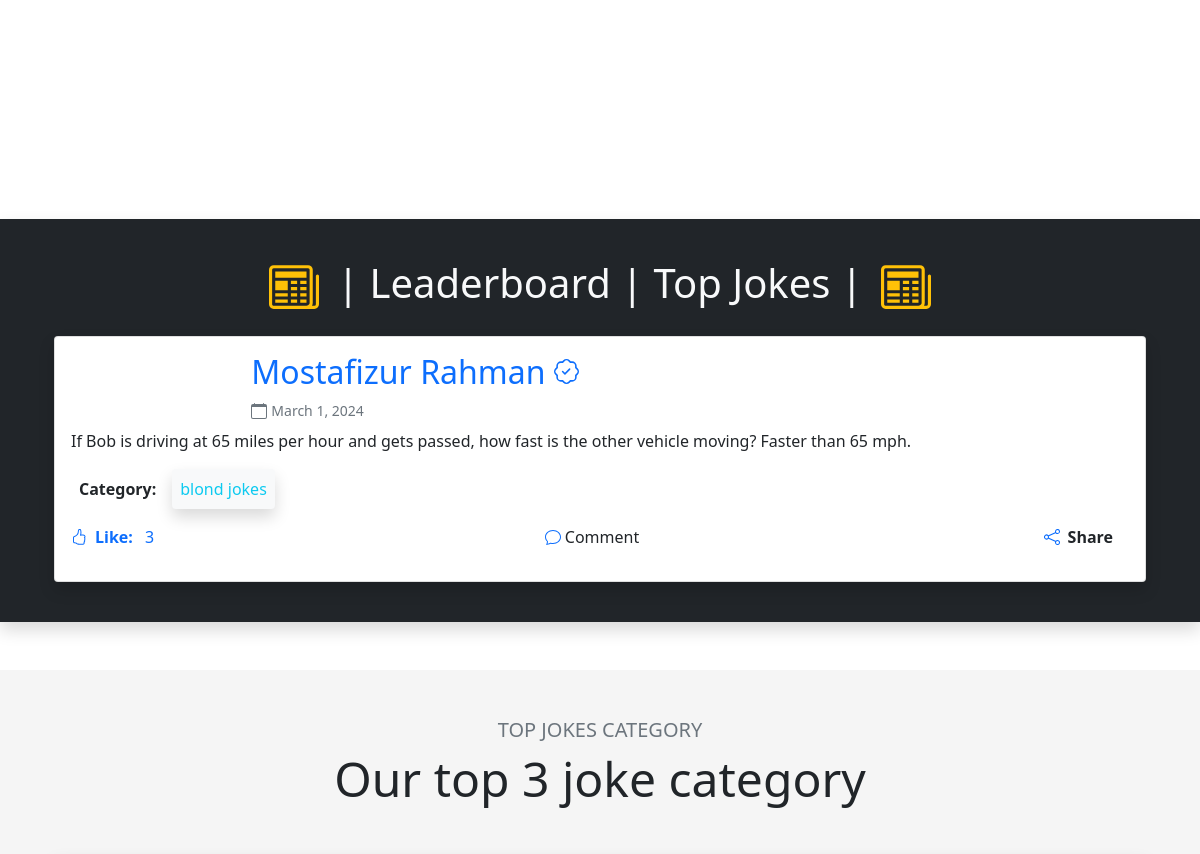
/ (middle part), run on an earlier commit of the app's database.
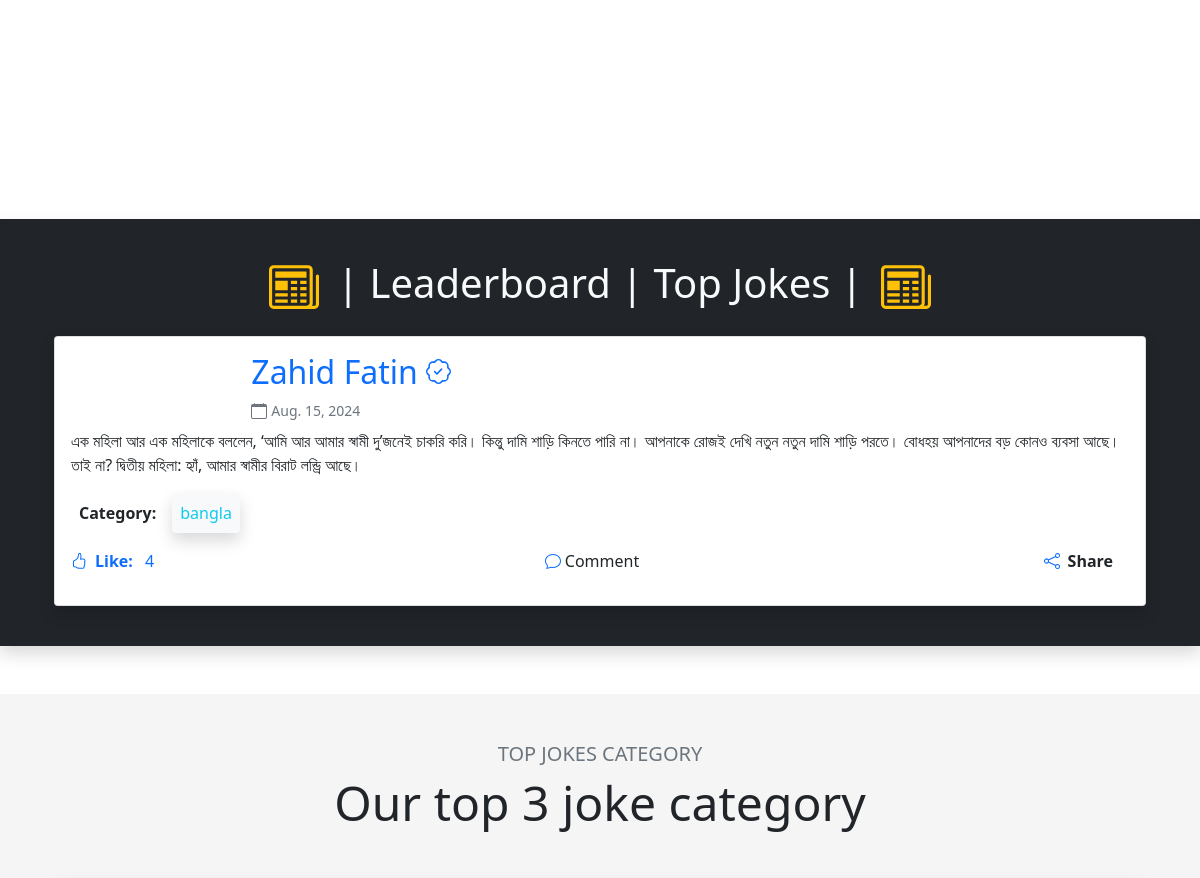
And on a later commit of the database.
### jokes/models.py (models this page shows, shortened)
class Joke(models.Model):
    description = models.TextField()
    like = models.IntegerField(default=0)
    owner = models.ForeignKey(User, on_delete=models.CASCADE)
    created_on = models.DateField(auto_now_add=True, null=True, blank=True)
    categories = models.ManyToManyField(Category, related_name="categories")
    shared_condition = models.BooleanField(default=False)
    shared_jokes = models.ForeignKey(User, on_delete = models.CASCADE, blank = True, null = True, related_name = 'shared')

class Category(models.Model):
    name = models.CharField(max_length=20)
    slug = models.SlugField(max_length=20,unique=True, null=True, blank=True)

### jokehub/views.py (the view)
# urls.py: 2. Add a URL to urlpatterns:  path('', views.home, name='home')
def home(request, category_slug = None):
    jokes = Joke.objects.all()
    if category_slug is not None:
        categories = Category.objects.get(slug = category_slug)
        jokes = Joke.objects.filter(categories  = categories)
    categories = Category.objects.all()
    h_joke = jokes.order_by('-like').first()
    return render(request, 'home.html', {'jokes' : jokes, 'categories' : categories, 'hjoke' : h_joke})

### templates/home.html (shortened to what this page needs)
{% extends 'base.html' %}
{% block content %}
<div style="height: 100vh;" class="w-100 mb-4 d-flex justify-content-center">
    <div class="row container-fluid d-flex justify-content-center">
        <div class="col-md-6 d-flex justify-content-center align-items-center">
        </div>
        <div class="col d-flex justify-content-center">
          <img src="https://wallpapers.com/images/high/batman-the-killing-joke-1920-x-1080-wallpaper-8nzvbdjgk12c08sr.webp" class="d-block w-100" alt="...">
        </div>
    </div>
</div>
<div>
    {% include 'show_jokes.html' with jokes=jokes %}
</div>
{% endblock content %}

### jokes/templates/show_jokes.html (shortened to what this page needs)
{% load crispy_forms_tags %}
<div class="py-4 bg-dark shadow my-5">
  <div class="py-3 text-light fw-bold text-center">
  <h1>  | Leaderboard | Top Jokes | </h1>
  </div>
  <div class="container">
        <div class="col-md-12 d-flex justify-content-center w-100 mb-3">
          <div style="width: 100vw;" class="card shadow rounded">
            <div class="card-body">
              <div class="row mb-2 d-flex align-items-center">
                <div class="col-md-10">
                  <h2 class="text-primary me-3">{{ hjoke.owner.first_name }} {{ hjoke.owner.last_name }} </h2>
                  <div class="d-flex align-items-center">
                    <small class="ms-1 text-muted">{{ hjoke.created_on }}</small>
                  </div>
                </div>
              </div>
              <p class="card-text">{{ hjoke.description }}</p>
              <div class="d-flex mb-3">
                <strong class="me-2 p-2">Category:</strong>
                {% for category in hjoke.categories.all %}
                  <a class="me-4 p-2 shadow rounded bg-light text-decoration-none text-info">{{ category.name }}</a>
                {% endfor %}
              </div>
              <div class="row text-info pe-3">
                <div class="col-md-4">
                  <p class="text-primary d-flex align-items-center">
                    <a class="text-decoration-none" href="{% url 'like_joke_url' hjoke.id %}">
                    <strong class="me-2">Like:</strong> {{ hjoke.like }}
                    </a>
                  </p>
                </div>
                <div class="col-md-4 ms-auto text-primary d-flex justify-content-center">
                  <p class="d-flex align-items-center">
                    <a href="{% url 'joke_detail' hjoke.pk %}" class="ms-1 text-decoration-none text-dark">Comment</a>
                  </p>
                </div>
                <div class="col-md-4 ms-auto text-primary d-flex justify-content-end">
                  <p class="d-flex align-items-center">
                      <a class="text-decoration-none" href="{% url 'share_joke_url' hjoke.id %}">
                      <strong class="ms-2 text-dark">Share</strong>
                    </a>
                  </p>
                </div>
              </div>
            </div>
          </div>
        </div>
  </div>
    </div>
<section style="background-color: whitesmoke;" class="bsb-service-7 py-5 py-xl-8">
  <div class="container">
    <div class="row justify-content-md-center">
      <div class="col-12 col-md-10 col-lg-8 col-xl-7">
        <h3 class="fs-5 mb-2 text-secondary text-center text-uppercase">Top Jokes Category</h3>
        <h2 class="display-5 mb-5 mb-xl-9 text-center">Our top 3 joke category</h2>
      </div>
    </div>
  </div>
</section>

What changed in the data, as far as the page shows it:
no longer on this page (row unchanged): Joke: owner.first_name "Mostafizur", owner.last_name "Rahman", created_on "March 1, 2024", description "If Bob is driving at 65 miles per hour and gets passed, how fast is the other vehicle moving? Faster than 65 mph.", like "3"
no longer on this page (row unchanged): Category: name "blond jokes"
now on this page (row edited): Joke: owner.first_name "Zahid", owner.last_name "Fatin", created_on "Aug. 15, 2024", description "এক মহিলা আর এক মহিলাকে বললেন, ‘আমি আর আমার স্বামী দু’জনেই চাকরি করি। কিন্তু দামি শাড়ি কিনতে পারি না। আপনাকে রোজই দেখি নতুন নতুন দামি শাড়ি পরতে। বোধহয় আপনাদের বড় কোনও ব্যবসা আছে। তাই না? দ্বিতীয় মহিলা: হ্যাঁ, আমার স্বামীর বিরাট লন্ড্রি আছে।", like "4"
now on this page (row unchanged): Category: name "bangla"
